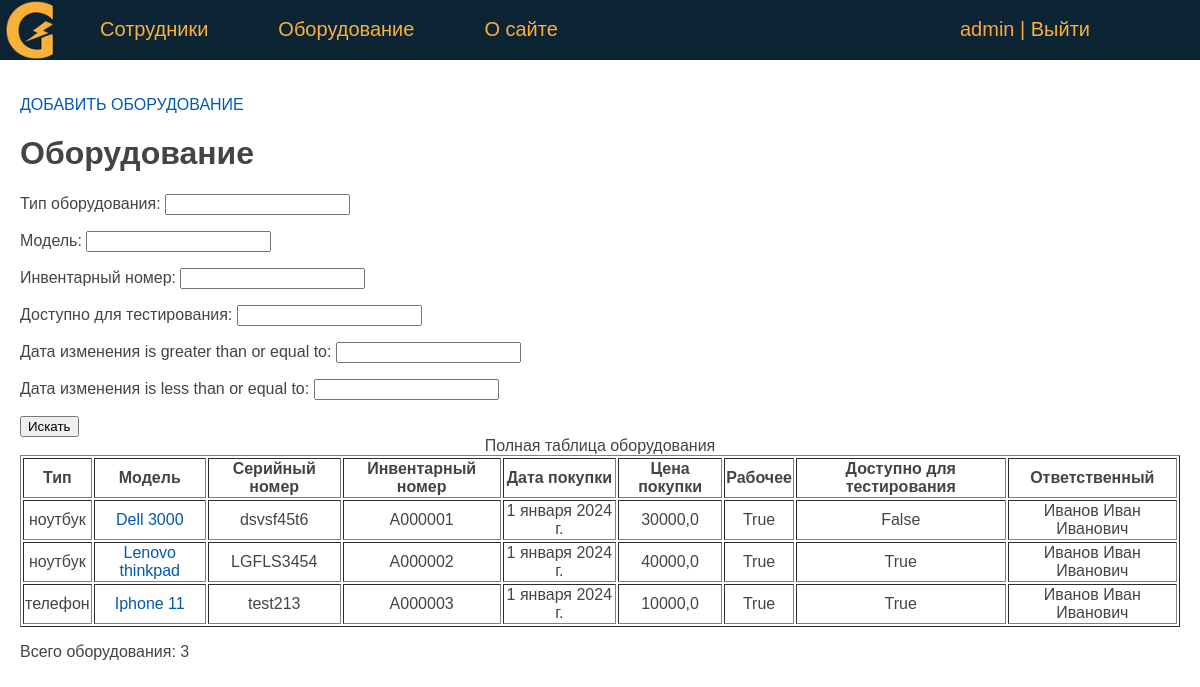
Before: /equipments/ (signed in) with the older database file.
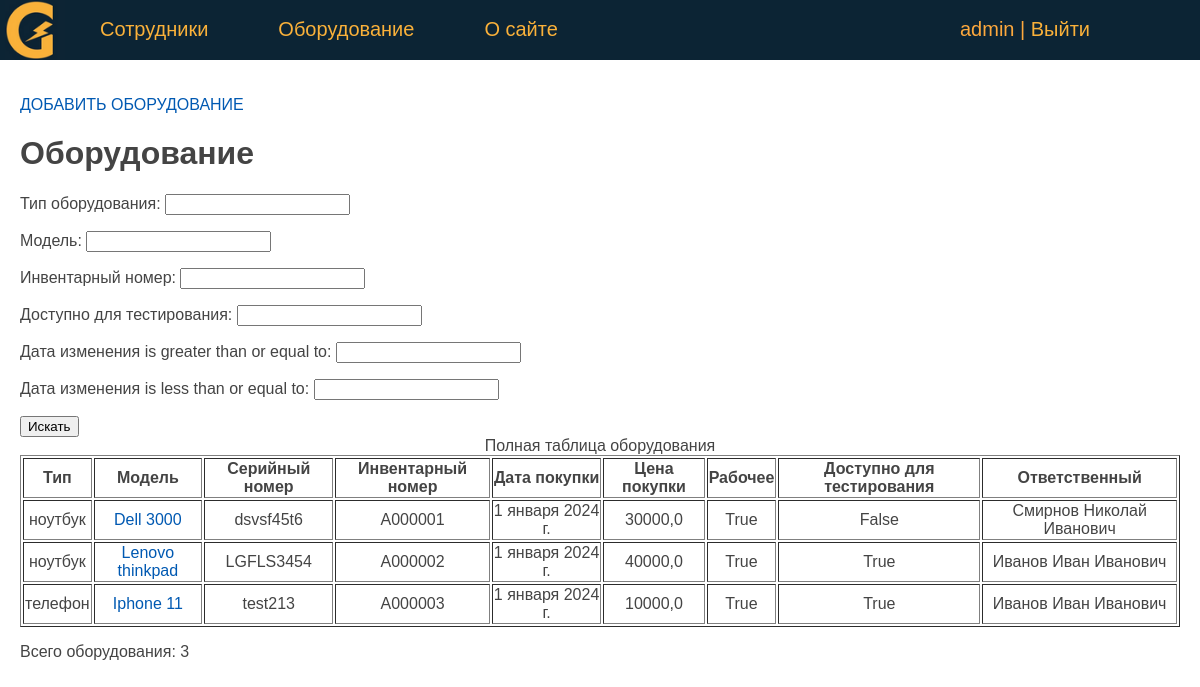
After: the same page with the newer database file.
### eqlog/models.py (models this page shows, shortened)
class Equipment(models.Model):
    type = models.CharField(verbose_name='Тип оборудования', max_length=50)
    model = models.CharField(verbose_name='Модель', max_length=50)
    serial_number = models.CharField(verbose_name='Серийный номер', max_length=50)
    id_number = models.CharField(verbose_name='Инвентарный номер', max_length=10)
    sale_date = models.DateField(verbose_name='Дата покупки', default=date(2024, 1, 1))
    price = models.FloatField(verbose_name='Цена покупки', max_length=10)
    is_working = models.BooleanField(verbose_name='Работает', default=True)
    testing = models.BooleanField(verbose_name='Доступно для тестирования', default=False)
    description = models.TextField(verbose_name='Описание')
    created_at = models.DateTimeField(verbose_name='Дата создания', auto_now_add=True)
    updated_at = models.DateTimeField(verbose_name='Дата изменения', auto_now=True)
    person = models.ForeignKey('Person', on_delete=models.PROTECT, verbose_name='Сотрудник', related_name='get_equipments')
    slug = models.SlugField(verbose_name='URL', max_length=255, unique=True, db_index=True)
    objects = models.Manager()
    def get_absolute_url(self):
        return reverse('equipment', kwargs={'equip_slug': self.slug})
    class Meta:
        verbose_name = 'Оборудование'
        verbose_name_plural = 'Оборудование'
        ordering = ['type', 'model']

class Person(models.Model):
    last_name = models.CharField(verbose_name='Фамилия', max_length=50)
    first_name = models.CharField(verbose_name='Имя', max_length=50)
    middle_name = models.CharField(verbose_name='Отчество', max_length=50)
    department = models.ForeignKey('Department', on_delete=models.PROTECT, verbose_name='Отдел', related_name='get_persons')
    job_title = models.CharField(verbose_name='Должность', max_length=50)
    jobing_at = models.DateField(verbose_name='Дата трудоустройства', default=date(2020, 1, 1))
    created_at = models.DateTimeField(verbose_name='Дата создания', auto_now_add=True)
    updated_at = models.DateTimeField(verbose_name='Дата изменения', auto_now=True)
    remote = models.BooleanField(verbose_name='Удаленщик', default=False)
    is_working = models.BooleanField(verbose_name='Работает', default=True)
    city = models.CharField(verbose_name='Город', max_length=50, default='Москва')
    slug = models.SlugField(verbose_name='URL', max_length=255, unique=True, db_index=True)
    objects = models.Manager()
    @property
    def fio(self):
        return f'{self.last_name} {self.first_name} {self.middle_name}'
    class Meta:
        verbose_name = 'Сотрудник'
        verbose_name_plural = 'Сотрудники'
        ordering = ['last_name', 'first_name']
    def __str__(self):
        return self.fio

### eqlog/views.py (the view)
# urls.py: path('equipments/', Equipments.as_view(), name='equipments'),
class Equipments(DataMixin, ListView):
    model = Equipment
    template_name = 'eqlog/equipments.html'
    context_object_name = 'equipments'
    paginate_by = 20
    def get_context_data(self, **kwargs):
        context = super().get_context_data(**kwargs)
        auth = self.request.user.is_authenticated
        queryset = self.get_queryset()
        eq_filter = EquipmentFilter(self.request.GET, queryset)
        c_def = self.get_user_context(title='Оборудование', auth=auth, eq_filter=eq_filter)
        return {**context, **c_def}
    def get_queryset(self):
        queryset = super().get_queryset()
        eq_filter = EquipmentFilter(self.request.GET, queryset)
        return eq_filter.qs

### eqlog/utils.py (called while the page is built)
    def get_user_context(self, **kwargs):
        context = kwargs
        context['menu'] = menu
        return context

### eqlog/templates/eqlog/equipments.html
{% extends 'eqlog/base.html' %}
{% block content %}
    {% if auth %}
        <p><a href="{% url 'add_equipment' %}">ДОБАВИТЬ ОБОРУДОВАНИЕ</a> </p>
        <h1>{{ title }}</h1>
        <form method="get" action="{% url 'equipments' %}">
            {{ eq_filter.form.as_p }}
            <button type="submit">Искать</button>
        </form>
        <table border="1">
            <caption>Полная таблица оборудования</caption>
            <tr>
                <th>Тип</th>
                <th>Модель</th>
                <th>Серийный номер</th>
                <th>Инвентарный номер</th>
                <th>Дата покупки</th>
                <th>Цена покупки</th>
                <th>Рабочее</th>
                <th>Доступно для тестирования</th>
                <th>Ответственный</th>
           </tr>
            {% for e in equipments %}
                <tr>
                    <td>{{ e.type }}</td>
                    <td><a href="{{ e.get_absolute_url }}"> {{ e.model }}</a></td>
                    <td>{{ e.serial_number }}</td>
                    <td>{{ e.id_number }}</td>
                    <td>{{ e.sale_date }}</td>
                    <td>{{ e.price }}</td>
                    <td>{{ e.is_working }}</td>
                    <td>{{ e.testing }}</td>
                    <td>{{ e.person }}</td>
                </tr>
            {% endfor %}
        </table>
        <p> Всего оборудования: {{ equipments | length }}</p>
    {% endif %}
{% endblock %}

### eqlog/templates/eqlog/base.html (shortened to what this page needs)
<!DOCTYPE html>
{% load static %}
<html>
<head>
    <link type="text/css" href="/static/eqlog/css/styles.css" rel="stylesheet" />
</head>
<body bgcolor="white">
    {% block mainmenu %}
    <header class="header">
    <ul id="mainmenu" class="mainmenu">
        <li class="logo">
            <a href="{% url 'home' %}"><div class="logo"></div></a>
        </li>
        {% for m in menu %}
            <li><a href="{% url m.url_name %}"> {{ m.title }} </a></li>
        {% endfor %}
        <li class="last">
            {% if request.user.is_authenticated %}
                <li class="last"> {{user.username}} | <a href="{% url 'logout' %}">Выйти</a> </li>
            {% else %}
                <li class="last"><a href="{% url 'login' %}">Войти</a> </li>
            {% endif %}
        </li>
    </ul>
    </header>
    {% endblock mainmenu %}
    <main>
        {% block content %}
        {% endblock content %}
    </main>
</body>
</html>

Changed rows visible on the page:
changed Equipment "Dell 3000": person "Иванов Иван Иванович" → "Смирнов Николай Иванович"
